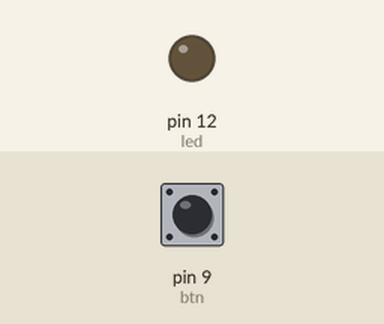
This sketch was run on a simulated Arduino Uno, built with avr-gcc and run on an emulated ATmega328P. Shown: output pins drawn as LEDs (lit = HIGH). Dashed ring = blinking. The test bench sets the inputs (shaded band); at power-on: pin 9 (btn) LOW.

Above: at 1.2 s.
1.3 s: pin 9 (btn) pulled HIGH for 1 s
At 1.55 s:
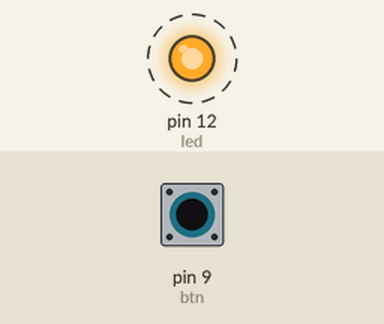
4.3 s: pin 9 (btn) pulled HIGH for 0.15 s
At 4.8 s:
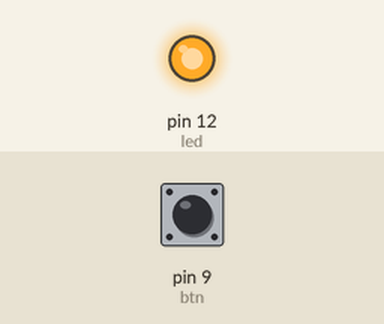
5.9 s: pin 9 (btn) pulled HIGH for 3.2 s
At 10.5 s:
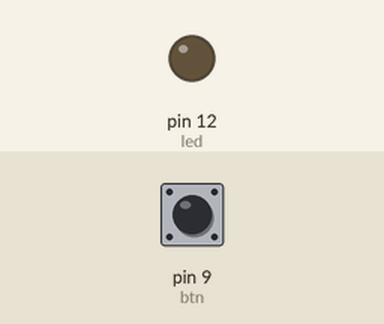
Timing chart, 0 to 12.0 s (numbered marks = the images above; inputs shaded):
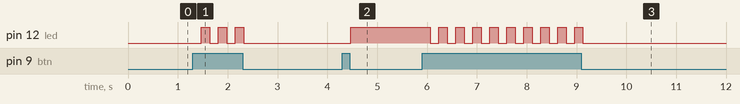

The sketch:

botao_luz.ino
```cpp
#define btn 9 // Pino que está configurado o botão
#define led 12 // Pino do LED

bool acesa = true;
void setup() {
  pinMode(btn, INPUT);
  pinMode(led, OUTPUT);
}

void loop() {
  if(digitalRead(btn) == HIGH){
    delay(170);

    if(acesa){
       digitalWrite(led, HIGH);
       acesa = false;
    }else{
      digitalWrite(led, LOW);
      acesa = true;
    }
  }
}
```

Measured:
- after the input at 1.3 s, pin 12 (led): alternates HIGH for 0.17 s and LOW for 0.17 s, 6 changes in all, then stays LOW, starting after 0.17 s
- after the input at 4.3 s, pin 12 (led): LOW → HIGH after 0.17 s
- after the input at 5.9 s, pin 12 (led): alternates HIGH for 0.17 s and LOW for 0.17 s, 19 changes in all, then stays LOW, starting after 0.17 s
